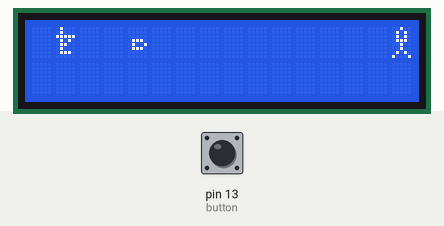
Bench run of a sketch on a simulated Arduino Uno, built with avr-gcc and run on an emulated ATmega328P. Parts: 16×2 character LCD. Inputs (shaded band) come from the test bench; at power-on: pin 13 (button) HIGH.

Above: at 1.2 s.
1.3 s: pin 13 (button) pulled LOW for 0.25 s
4.5 s: pin 13 (button) pulled LOW for 1 s
At 7.28 s:
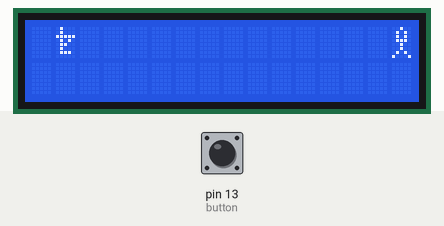
8.5 s: pin 13 (button) pulled LOW for 3.2 s
At 9.42 s:
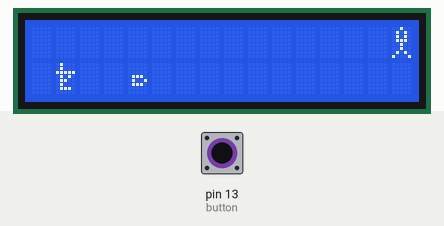
13.2 s: pin 13 (button) pulled LOW for 1 s
At 14.16 s:
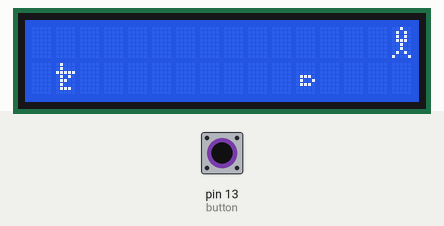
15.7 s: pin 13 (button) pulled LOW for 0.25 s
At 16.6 s:
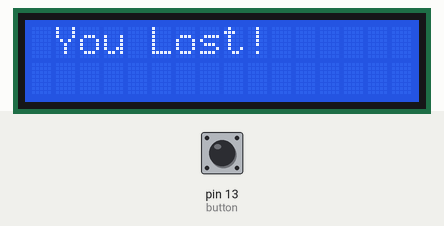
Timing chart, 0 to 18.7 s (numbered marks = the images above; inputs shaded):
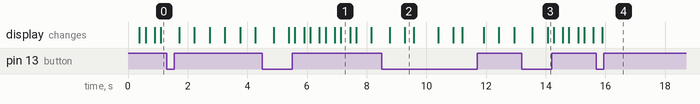

Measured:
- after the input at 15.7 s, the display: changes after 0.20 s (image 4)

The sketch:

LCD_Caracter.ino
```cpp
#include <LiquidCrystal.h>

LiquidCrystal lcd(3,4,5,6,8,9);
int button = 13;


byte Weapon[] = {
  B01000,
  B01000,
  B11111,
  B01010,
  B01100,
  B01000,
  B01110,
  B00000
};

byte Shep[] = {
  B00100,
  B01010,
  B01010,
  B01110,
  B00100,
  B00100,
  B01010,
  B10001
};

byte bullet[] = {
  B00000,
  B00000,
  B00000,
  B01110,
  B01001,
  B01110,
  B00000,
  B00000
};


void setup() {
  // put your setup code here, to run once:
  lcd.begin(16,2);
  lcd.clear();
  lcd.setCursor(0,2);
  lcd.createChar(1, Weapon);
  lcd.createChar(2, Shep);
  lcd.createChar(3, bullet);
  lcd.home();

  pinMode(button, INPUT_PULLUP);

  Serial.begin(9600);


}

void loop() {
  // put your main code here, to run repeatedly:
  lcd.clear();
  int count = 0;
  int pos2 = 0;
  int pos = 1;
  int i;
  while(true){
    for(i = 2; i < 16; i++){
      while(1){
        if(digitalRead(button) == LOW){
          delay(100);
            if(digitalRead(button) == LOW){
              if(pos == 1){
               pos = 0;
             }
              else{
               pos = 1;
              }
          }
        }

        if(i == 15 && pos == pos2){
          lcd.clear();
          lcd.setCursor(1,0);
          lcd.print("You Lost!");
          delay(5000);
          break;
        }

        lcd.clear();
          lcd.setCursor(i,pos2);
          lcd.write(3); // colocando bala

          lcd.setCursor(1,pos2); // colocando armas
          lcd.write(1);

         lcd.setCursor(15,pos2); // colocando alvo
          lcd.write(2);

        delay(100);
        count = count +1;
        if(count ==3){
          lcd.clear();
          lcd.setCursor(i,pos2);
          lcd.write(3); // colocando bala

          lcd.setCursor(1,pos2); // colocando armas
          lcd.write(1);

          lcd.setCursor(15,pos); // colocando alvo
          lcd.write(2);
          delay(200);


          count = 0;
          break;
        } // else
       }// while
     }// for

     if(pos2 ==1){
            pos2 = 0;
          }
          else
          {
            pos2 = 1 ;
          }
  }
}
```
